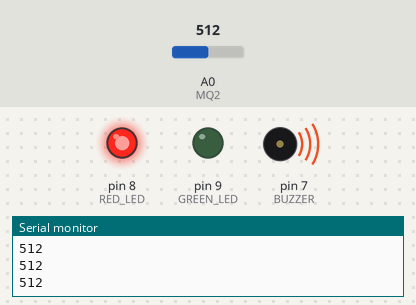
The sketch below on a simulated Arduino Uno, built with avr-gcc and run on an emulated ATmega328P. On the bench: output pins drawn as LEDs (lit = HIGH), buzzer (waves = sounding, pin HIGH), the last lines printed to the serial monitor. Inputs (shaded band) come from the test bench; at power-on: A0 (MQ2) = 512.

Above: at 1.3 s.
1.4 s: A0 (MQ2) set to 482
At 1.9 s:
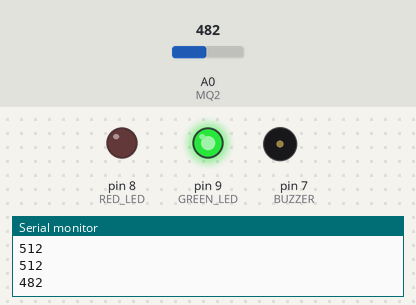
3.0 s: A0 (MQ2) set to 510
At 4.2 s:
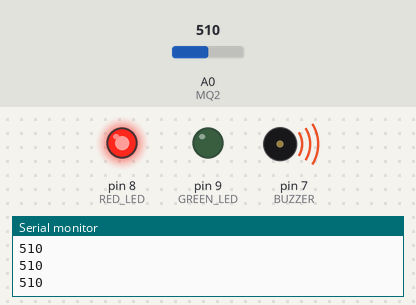
4.5 s: A0 (MQ2) set to 490
At 5.4 s:
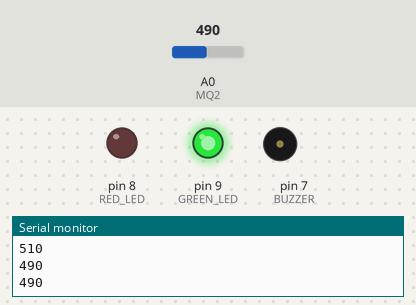
Timing chart, 0 to 7.5 s (numbered marks = the images above; inputs shaded):
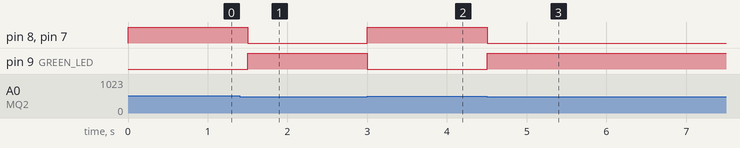

The sketch:

code.ino
```cpp
#define MQ2 A0
#define RED_LED 8
#define GREEN_LED 9
#define BUZZER 7

int smokeThreshold = 500;

void setup() {
  pinMode(RED_LED, OUTPUT);
  pinMode(GREEN_LED, OUTPUT);
  pinMode(BUZZER, OUTPUT);
  Serial.begin(9600);
}

void loop() {
  int smokeValue = analogRead(MQ2);
  Serial.println(smokeValue);

  if (smokeValue > smokeThreshold) {
    digitalWrite(RED_LED, HIGH);
    digitalWrite(GREEN_LED, LOW);
    digitalWrite(BUZZER, HIGH);
  } else {
    digitalWrite(RED_LED, LOW);
    digitalWrite(GREEN_LED, HIGH);
    digitalWrite(BUZZER, LOW);
  }

  delay(500);
}
```

Measured:
- the behaviour switches between 501 and 500 on A0 (MQ2) (found by bisection; images 0 and 1)
- after the input at 1.4 s, pin 8 (RED_LED), pin 7 (BUZZER): HIGH → LOW after 0.10 s; pin 9 (GREEN_LED): LOW → HIGH after 0.10 s
- after the input at 3.0 s, pin 8 (RED_LED), pin 7 (BUZZER): LOW → HIGH at once; pin 9 (GREEN_LED): HIGH → LOW at once
- after the input at 4.5 s, pin 8 (RED_LED), pin 7 (BUZZER): HIGH → LOW at once; pin 9 (GREEN_LED): LOW → HIGH at once
